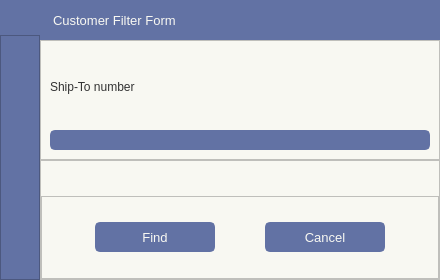
<?xml version="1.0" encoding="UTF-8"?>
<ui version="4.0">
 <class>DelAddress_Filter_Form</class>
 <widget class="QDialog" name="DelAddress_Filter_Form">
  <property name="geometry">
   <rect>
    <x>0</x>
    <y>0</y>
    <width>440</width>
    <height>280</height>
   </rect>
  </property>
  <property name="minimumSize">
   <size>
    <width>0</width>
    <height>0</height>
   </size>
  </property>
  <property name="windowTitle">
   <string>Delivery Address Filter Form</string>
  </property>
  <property name="windowIcon">
   <iconset>
    <normaloff>:/images/images/images/shell_logo_3.png</normaloff>:/images/images/images/shell_logo_3.png</iconset>
  </property>
  <property name="styleSheet">
   <string notr="true"/>
  </property>
  <layout class="QHBoxLayout" name="horizontalLayout">
   <property name="spacing">
    <number>0</number>
   </property>
   <property name="leftMargin">
    <number>0</number>
   </property>
   <property name="topMargin">
    <number>0</number>
   </property>
   <property name="rightMargin">
    <number>0</number>
   </property>
   <property name="bottomMargin">
    <number>0</number>
   </property>
   <item>
    <widget class="QFrame" name="frame">
     <property name="styleSheet">
      <string notr="true">#frame QFrame{
	background-color: #bd93f9;
}</string>
     </property>
     <property name="frameShape">
      <enum>QFrame::NoFrame</enum>
     </property>
     <property name="frameShadow">
      <enum>QFrame::Plain</enum>
     </property>
     <property name="lineWidth">
      <number>2</number>
     </property>
     <layout class="QVBoxLayout" name="verticalLayout">
      <property name="spacing">
       <number>0</number>
      </property>
      <property name="leftMargin">
       <number>0</number>
      </property>
      <property name="topMargin">
       <number>0</number>
      </property>
      <property name="rightMargin">
       <number>0</number>
      </property>
      <property name="bottomMargin">
       <number>0</number>
      </property>
      <item>
       <widget class="QFrame" name="frame_3">
        <property name="styleSheet">
         <string notr="true">color: #f8f8f2;
background-color: #f8f8f2;</string>
        </property>
        <property name="frameShape">
         <enum>QFrame::NoFrame</enum>
        </property>
        <property name="frameShadow">
         <enum>QFrame::Plain</enum>
        </property>
        <layout class="QHBoxLayout" name="horizontalLayout_2">
         <property name="spacing">
          <number>0</number>
         </property>
         <property name="leftMargin">
          <number>0</number>
         </property>
         <property name="topMargin">
          <number>0</number>
         </property>
         <property name="rightMargin">
          <number>0</number>
         </property>
         <property name="bottomMargin">
          <number>0</number>
         </property>
         <item>
          <widget class="QFrame" name="left_bar">
           <property name="minimumSize">
            <size>
             <width>40</width>
             <height>0</height>
            </size>
           </property>
           <property name="maximumSize">
            <size>
             <width>40</width>
             <height>16777215</height>
            </size>
           </property>
           <property name="styleSheet">
            <string notr="true">background-color: #6272a4;</string>
           </property>
           <property name="frameShape">
            <enum>QFrame::NoFrame</enum>
           </property>
           <property name="frameShadow">
            <enum>QFrame::Plain</enum>
           </property>
           <layout class="QVBoxLayout" name="verticalLayout_3">
            <property name="spacing">
             <number>0</number>
            </property>
            <property name="leftMargin">
             <number>0</number>
            </property>
            <property name="topMargin">
             <number>5</number>
            </property>
            <property name="rightMargin">
             <number>0</number>
            </property>
            <property name="bottomMargin">
             <number>0</number>
            </property>
            <item>
             <widget class="QFrame" name="logo">
              <property name="maximumSize">
               <size>
                <width>16777215</width>
                <height>30</height>
               </size>
              </property>
              <property name="styleSheet">
               <string notr="true">background-image: url(:/icons/images/icons/filter.svg);
background-repeat: no-repeat;
background-position: centered;
background-color: #6272a4;</string>
              </property>
              <property name="frameShape">
               <enum>QFrame::NoFrame</enum>
              </property>
              <property name="frameShadow">
               <enum>QFrame::Plain</enum>
              </property>
             </widget>
            </item>
            <item>
             <widget class="QFrame" name="frame_4">
              <property name="frameShape">
               <enum>QFrame::StyledPanel</enum>
              </property>
              <property name="frameShadow">
               <enum>QFrame::Raised</enum>
              </property>
             </widget>
            </item>
           </layout>
          </widget>
         </item>
         <item>
          <widget class="QFrame" name="central">
           <property name="styleSheet">
            <string notr="true">background-color: #bd93f9;</string>
           </property>
           <property name="frameShape">
            <enum>QFrame::NoFrame</enum>
           </property>
           <property name="frameShadow">
            <enum>QFrame::Plain</enum>
           </property>
           <layout class="QVBoxLayout" name="verticalLayout_2">
            <property name="spacing">
             <number>0</number>
            </property>
            <property name="leftMargin">
             <number>0</number>
            </property>
            <property name="topMargin">
             <number>0</number>
            </property>
            <property name="rightMargin">
             <number>0</number>
            </property>
            <property name="bottomMargin">
             <number>0</number>
            </property>
            <item>
             <widget class="QFrame" name="top_bar">
              <property name="maximumSize">
               <size>
                <width>16777215</width>
                <height>40</height>
               </size>
              </property>
              <property name="styleSheet">
               <string notr="true">background-color: #6272a4;</string>
              </property>
              <property name="frameShape">
               <enum>QFrame::NoFrame</enum>
              </property>
              <property name="frameShadow">
               <enum>QFrame::Plain</enum>
              </property>
              <layout class="QHBoxLayout" name="horizontalLayout_3">
               <property name="spacing">
                <number>0</number>
               </property>
               <property name="leftMargin">
                <number>0</number>
               </property>
               <property name="topMargin">
                <number>0</number>
               </property>
               <property name="rightMargin">
                <number>0</number>
               </property>
               <property name="bottomMargin">
                <number>0</number>
               </property>
               <item>
                <widget class="QLabel" name="label">
                 <property name="font">
                  <font>
                   <pointsize>10</pointsize>
                  </font>
                 </property>
                 <property name="styleSheet">
                  <string notr="true">padding-left: 10px;</string>
                 </property>
                 <property name="frameShape">
                  <enum>QFrame::NoFrame</enum>
                 </property>
                 <property name="text">
                  <string>Customer Filter Form</string>
                 </property>
                </widget>
               </item>
              </layout>
             </widget>
            </item>
            <item>
             <widget class="QFrame" name="body">
              <property name="styleSheet">
               <string notr="true">QFrame {
	background-color: #f8f8f2;
	color: #333;
	font: 10pt &quot;Segoe UI&quot;;
}
QLineEdit {
	background-color: #6272a4;
	border-radius: 5px;
	border: 2px solid #6272a4;
	padding-left: 10px;
	selection-color: rgb(255, 255, 255);
	selection-background-color: rgb(255, 121, 198);
	font: 10pt &quot;Segoe UI&quot;;
    color: #f8f8f2;
}
QLineEdit:hover {
	border: 2px solid rgb(64, 71, 88);
}
QLineEdit:focus {
	border: 2px solid #ff79c6;
}

QPushButton {
	border: 2px solid #6272a4;
	border-radius: 5px;	
	background-color: #6272a4;
    color: #f8f8f2;
}
QPushButton:hover {
	background-color: #7082b6;
	border: 2px solid #7082b6;
}
QPushButton:pressed {	
	background-color: #546391;
	border: 2px solid #ff79c6;
}</string>
              </property>
              <property name="frameShape">
               <enum>QFrame::NoFrame</enum>
              </property>
              <property name="frameShadow">
               <enum>QFrame::Plain</enum>
              </property>
              <layout class="QVBoxLayout" name="verticalLayout_4">
               <property name="spacing">
                <number>0</number>
               </property>
               <property name="leftMargin">
                <number>0</number>
               </property>
               <property name="topMargin">
                <number>0</number>
               </property>
               <property name="rightMargin">
                <number>0</number>
               </property>
               <property name="bottomMargin">
                <number>0</number>
               </property>
               <item>
                <widget class="QFrame" name="soldto_num">
                 <property name="frameShape">
                  <enum>QFrame::StyledPanel</enum>
                 </property>
                 <property name="frameShadow">
                  <enum>QFrame::Raised</enum>
                 </property>
                 <layout class="QHBoxLayout" name="horizontalLayout_4">
                  <item>
                   <layout class="QGridLayout" name="gridLayout">
                    <item row="1" column="0">
                     <widget class="QLineEdit" name="filter_address_code_feild"/>
                    </item>
                    <item row="0" column="0">
                     <widget class="QLabel" name="label_2">
                      <property name="text">
                       <string>Ship-To number</string>
                      </property>
                     </widget>
                    </item>
                   </layout>
                  </item>
                 </layout>
                </widget>
               </item>
               <item>
                <widget class="QFrame" name="buttons">
                 <property name="frameShape">
                  <enum>QFrame::StyledPanel</enum>
                 </property>
                 <property name="frameShadow">
                  <enum>QFrame::Raised</enum>
                 </property>
                 <layout class="QVBoxLayout" name="verticalLayout_5">
                  <property name="spacing">
                   <number>0</number>
                  </property>
                  <property name="leftMargin">
                   <number>0</number>
                  </property>
                  <property name="topMargin">
                   <number>0</number>
                  </property>
                  <property name="rightMargin">
                   <number>0</number>
                  </property>
                  <property name="bottomMargin">
                   <number>0</number>
                  </property>
                  <item>
                   <widget class="QFrame" name="frame_2">
                    <property name="maximumSize">
                     <size>
                      <width>16777215</width>
                      <height>35</height>
                     </size>
                    </property>
                    <property name="frameShape">
                     <enum>QFrame::NoFrame</enum>
                    </property>
                    <property name="frameShadow">
                     <enum>QFrame::Raised</enum>
                    </property>
                    <layout class="QHBoxLayout" name="horizontalLayout_7">
                     <item>
                      <widget class="QLabel" name="address_filter_error_lable">
                       <property name="font">
                        <font>
                         <family>Segoe UI</family>
                         <pointsize>10</pointsize>
                         <italic>false</italic>
                         <bold>false</bold>
                        </font>
                       </property>
                       <property name="styleSheet">
                        <string notr="true">color: rgb(255, 78, 223);</string>
                       </property>
                       <property name="text">
                        <string/>
                       </property>
                       <property name="alignment">
                        <set>Qt::AlignCenter</set>
                       </property>
                      </widget>
                     </item>
                    </layout>
                   </widget>
                  </item>
                  <item>
                   <widget class="QFrame" name="frame_5">
                    <property name="frameShape">
                     <enum>QFrame::StyledPanel</enum>
                    </property>
                    <property name="frameShadow">
                     <enum>QFrame::Raised</enum>
                    </property>
                    <layout class="QHBoxLayout" name="horizontalLayout_8">
                     <item>
                      <widget class="QPushButton" name="address_filter_btn">
                       <property name="maximumSize">
                        <size>
                         <width>120</width>
                         <height>30</height>
                        </size>
                       </property>
                       <property name="font">
                        <font>
                         <pointsize>10</pointsize>
                        </font>
                       </property>
                       <property name="cursor">
                        <cursorShape>PointingHandCursor</cursorShape>
                       </property>
                       <property name="text">
                        <string>Find</string>
                       </property>
                       <property name="icon">
                        <iconset resource="../resources.qrc">
                         <normaloff>:/icons/images/icons/search.svg</normaloff>:/icons/images/icons/search.svg</iconset>
                       </property>
                      </widget>
                     </item>
                     <item>
                      <widget class="QPushButton" name="address_filter_cancel_btn">
                       <property name="maximumSize">
                        <size>
                         <width>120</width>
                         <height>30</height>
                        </size>
                       </property>
                       <property name="font">
                        <font>
                         <pointsize>10</pointsize>
                        </font>
                       </property>
                       <property name="cursor">
                        <cursorShape>PointingHandCursor</cursorShape>
                       </property>
                       <property name="text">
                        <string>Cancel</string>
                       </property>
                       <property name="icon">
                        <iconset resource="../resources.qrc">
                         <normaloff>:/icons/images/icons/x-octagon.svg</normaloff>:/icons/images/icons/x-octagon.svg</iconset>
                       </property>
                      </widget>
                     </item>
                    </layout>
                   </widget>
                  </item>
                 </layout>
                </widget>
               </item>
              </layout>
             </widget>
            </item>
           </layout>
          </widget>
         </item>
        </layout>
       </widget>
      </item>
     </layout>
    </widget>
   </item>
  </layout>
 </widget>
 <resources>
  <include location="../resources.qrc"/>
 </resources>
 <connections/>
</ui>
